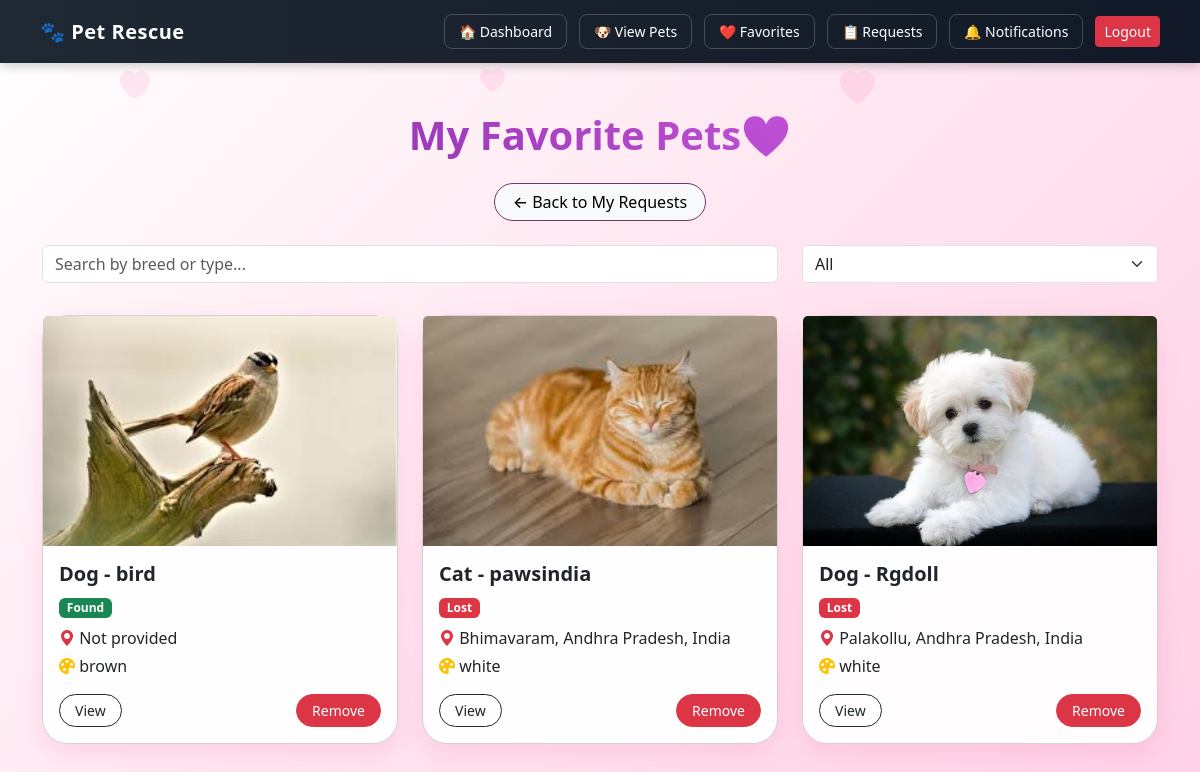
Screenshot of /favorites/ (signed in) with the database file from the repository.
### pets/models.py (models this page shows, shortened)
class Favorite(models.Model):
    user = models.ForeignKey(settings.AUTH_USER_MODEL, on_delete=models.CASCADE)
    pet = models.ForeignKey(Pet, on_delete=models.CASCADE)
    class Meta:
        unique_together = ('user', 'pet')

class Pet(models.Model):
    PET_TYPES = [
        ('dog', 'Dog'),
        ('cat', 'Cat'),
        ('other', 'Other'),
    ]
    STATUS_CHOICES = [
        ('lost', 'Lost'),
        ('found', 'Found'),
        ('adopted', 'Adopted'),
        ('rescued', 'Rescued'),
    ]
    user = models.ForeignKey(settings.AUTH_USER_MODEL, on_delete=models.CASCADE)
    pet_type = models.CharField(max_length=20, choices=PET_TYPES)
    breed = models.CharField(max_length=100, blank=True, null=True)
    color = models.CharField(max_length=100, blank=True, null=True)
    location = models.CharField(max_length=255, blank=True, null=True)
    latitude = models.FloatField(blank=True, null=True)
    longitude = models.FloatField(blank=True, null=True)
    contact_info = models.CharField(max_length=200, blank=True, null=True)
    description = models.TextField(blank=True)
    image = models.ImageField(upload_to='pets/', null=True, blank=True)
    incident_datetime = models.DateTimeField(blank=True, null=True)
    status = models.CharField(max_length=20, choices=STATUS_CHOICES, default='lost')
    created_at = models.DateTimeField(auto_now_add=True)

### pets/views.py (the view)
# urls.py: path('favorites/', views.favorites, name='favorites'),
@login_required
def favorites(request):
    favorites = Favorite.objects.filter(user=request.user)
    return render(request, 'favorites.html', {'favorites': favorites})

### templates/favorites.html (shortened to what this page needs)
<!DOCTYPE html>
<html>
<head>
    <link href="https://cdn.jsdelivr.net/npm/bootstrap@5.3.2/dist/css/bootstrap.min.css" rel="stylesheet">
    <link href="https://cdn.jsdelivr.net/npm/bootstrap-icons@1.11.3/font/bootstrap-icons.css" rel="stylesheet">
</head>
<body>
    <div class="top-nav">
    <h5>🐾 Pet Rescue</h5>
    <div class="nav-icons">
        <a href="{% url 'dashboard' %}" class="nav-btn">🏠 Dashboard</a>
        <a href="{% url 'all_pets' %}" class="nav-btn">🐶 View Pets</a>
        <a href="{% url 'favorites' %}" class="nav-btn">
            ❤️ Favorites
        </a>
        <a href="{% url 'my_requests' %}" class="nav-btn">
            📋 Requests
        </a>
        <a href="#" class="nav-btn">
            🔔 Notifications
        </a>
        <form method="POST" action="{% url 'account_logout' %}">
            <button class="btn btn-danger btn-sm">Logout</button>
        </form>
    </div>
</div>
<i class="bi bi-heart-fill heart-bg" style="left:10%; font-size:30px; animation-delay:0s;"></i>
<i class="bi bi-heart-fill heart-bg" style="left:40%; font-size:25px; animation-delay:3s;"></i>
<i class="bi bi-heart-fill heart-bg" style="left:70%; font-size:35px; animation-delay:6s;"></i>
<div class="container py-5 fade-in" style="position:relative; z-index:1;">
    <div class="text-center mb-4">
        <h1 class="heading-gradient"> My Favorite Pets❤️</h1>
        <a href="{% url 'my_requests' %}"
        class="btn btn-light mt-3 back-btn">
            ← Back to My Requests
        </a>
    </div>
    <div class="row mb-4">
        <div class="col-md-8 mb-2">
            <input type="text" id="searchInput" class="form-control"
                   placeholder="Search by breed or type...">
        </div>
        <div class="col-md-4">
            <select id="statusFilter" class="form-select">
                <option value="all">All</option>
            </select>
        </div>
    </div>
    <div class="row" id="favoritesContainer">
        {% for fav in favorites %}
        <div class="col-md-6 col-lg-4 mb-4 favorite-item"
             data-status="{{ fav.pet.status|lower }}"
             data-name="{{ fav.pet.pet_type|lower }} {{ fav.pet.breed|lower }}">
            <div class="card favorite-card">
                {% if fav.pet.image %}
                <img src="{{ fav.pet.image.url }}" class="card-img-top">
                {% endif %}
                <div class="card-body">
                    <h5 class="fw-bold">
                        {{ fav.pet.pet_type|title }} - {{ fav.pet.breed }}
                    </h5>
                    {% if fav.pet.status == "lost" %}
                        <span class="badge bg-danger mb-2">Lost</span>
                    {% else %}
                        <span class="badge bg-success mb-2">Found</span>
                    {% endif %}
                    <p class="mb-1">
                        <i class="bi bi-geo-alt-fill text-danger"></i>
                        {{ fav.pet.location|default:"Not provided" }}
                    </p>
                    <p class="mb-3">
                        <i class="bi bi-palette-fill text-warning"></i>
                        {{ fav.pet.color }}
                    </p>
                    <div class="d-flex justify-content-between">
                        <a href="{% url 'pet_detail' fav.pet.id %}"
                           class="btn btn-outline-dark btn-pill">
                            View
                        </a>
                       <button onclick="removeFavorite({{ fav.pet.id }}, this)"
                            class="btn btn-danger btn-pill">
                            Remove
                        </button>
                    </div>
                </div>
            </div>
        </div>
        {% empty %}
        <div class="text-center">
            <h4>No favorites yet 💔</h4>
        </div>
        {% endfor %}
    </div>
</div>
</body>
</html>

### templates/favorites.html (style rules this page uses)
body { background: linear-gradient(135deg, #ffffff, #ffe6f0, #ffd1e6); overflow-x: hidden; }
.top-nav { display:flex; justify-content:space-between; align-items:center; padding:14px 40px; background:linear-gradient(90deg,#1f2933,#111827); color:white; box-shadow:0 3px 10px rgba(0,0,0,0.2); }
.top-nav h5 { margin:0; font-weight:600; letter-spacing:0.5px; }
.nav-icons { display:flex; gap:12px; align-items:center; }
.nav-btn { color:white; text-decoration:none; padding:6px 14px; border-radius:8px; border:1px solid rgba(255,255,255,0.2); font-size:14px; transition:0.3s; }
.nav-icons form { margin:0; }
.fade-in { animation: fadeIn 1s ease-in-out; }
.heart-bg { position: fixed; color: rgba(255, 105, 180, 0.15); animation: floatUp 10s linear infinite; z-index: 0; }
.favorite-card { border-radius: 25px; background: rgba(255, 255, 255, 0.95); box-shadow: 0 8px 25px rgba(255, 105, 180, 0.2); transition: 0.3s ease; }
.card-img-top { height: 230px; object-fit: cover; }
.btn-pill { border-radius: 30px; padding: 5px 15px; font-size: 14px; }
.heading-gradient { font-weight: 700; background: linear-gradient(45deg,#7d26a0,#de64ee); -webkit-background-clip: text; -webkit-text-fill-color: transparent; }
.back-btn { border-radius: 30px; padding: 6px 18px; font-weight: 500; transition: 0.3s ease; border: 1px solid #77326e; }

### rows the page displays
Favorite: pet.image (picture), pet.pet_type "Dog", pet.breed "bird", shows "Found", pet.location "Not provided", pet.color "brown"
Favorite: pet.image (picture), pet.pet_type "Cat", pet.breed "pawsindia", shows "Lost", pet.location "Bhimavaram, Andhra Pradesh, India", pet.color "white"
Favorite: pet.image (picture), pet.pet_type "Dog", pet.breed "Rgdoll", shows "Lost", pet.location "Palakollu, Andhra Pradesh, India", pet.color "white"
